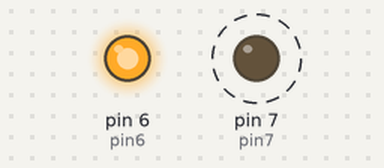
The sketch below on a simulated Arduino Uno, built with avr-gcc and run on an emulated ATmega328P. On the bench: output pins drawn as LEDs (lit = HIGH). Dashed ring = blinking.

Above: at 0.5 s.
At 5.5 s:
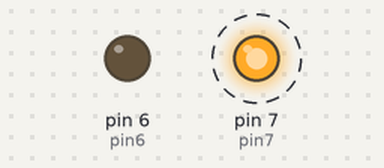
Timing chart, 0 to 7.8 s (numbered marks = the images above):
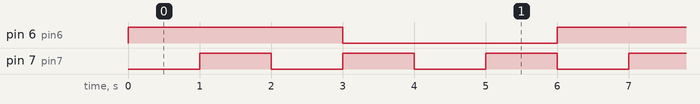

Measured:
- by itself, pin 6 (pin6): alternates HIGH for 3.0 s and LOW for 3.0 s
- by itself, pin 7 (pin7): alternates HIGH for 1.0 s and LOW for 1.0 s
- by itself, everything shown: repeats every 6.0 s, in 6 steps

The sketch:

Activity_2.ino
```cpp
/* Controls the LEDs as separate devices, eliminating the use of the delay function.*/

const byte pin6 = 6; // LED A
const byte pin7 = 7; // LED B

unsigned long timeCounterA;
unsigned long timeCounterB;

const unsigned long intervalA = 3000;
const unsigned long intervalB = 1000;

void setup() {
    timeCounterA = millis();
    timeCounterB = millis();

    pinMode(pin6, OUTPUT);
    pinMode(pin7, OUTPUT);

    digitalWrite(pin6, HIGH);
    digitalWrite(pin7, LOW);
}

void loop(){
    unsigned long instantTime = millis();

    if((instantTime - timeCounterA) >= intervalA){
        digitalWrite(pin6, !digitalRead(pin6));
        timeCounterA = instantTime; // This update is necessary to prevent millis overflow
    }

    if((instantTime - timeCounterB) >= intervalB){
        digitalWrite(pin7, !digitalRead(pin7));
        timeCounterB = instantTime;
    }
}

/*
-> instantTime is the current time in milliseconds since the program started.
-> timeCounter A and B are used to keep track of the last time the LEDs were toggled.
-> Every if statement checks if the time elapsed since the last toggle is greater than the expected interval to change the state of an LED.
-> When the if statement is true, the timeCounter will be updated with the last measurement of instantTime
*/
```
